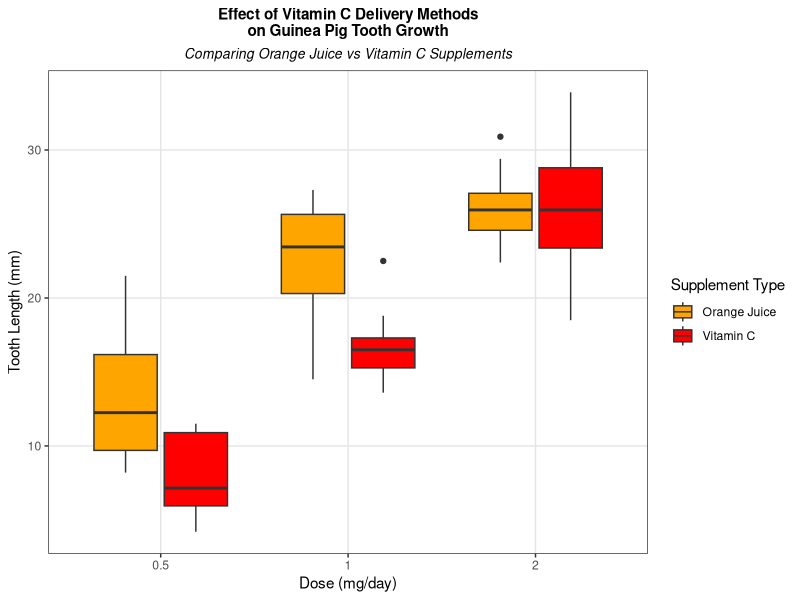

Source code (R):
# Load required libraries
library(ggplot2)

# Create the enhanced box plot with fixed title
ggplot(ToothGrowth, aes(x=factor(dose), y=len, fill=supp)) +
  geom_boxplot() +
  labs(title="Effect of Vitamin C Delivery Methods\non Guinea Pig Tooth Growth",
       subtitle="Comparing Orange Juice vs Vitamin C Supplements",
       x="Dose (mg/day)",
       y="Tooth Length (mm)",
       fill="Supplement Type") +
  scale_fill_manual(values=c("orange", "red"), 
                    labels=c("Orange Juice", "Vitamin C")) +
  theme_bw() +
  theme(
    plot.title = element_text(hjust = 0.5, face="bold", size=11),
    plot.subtitle = element_text(hjust = 0.5, face="italic", size=10),
    panel.grid.major = element_line(color = "grey90"),
    panel.grid.minor = element_blank()
  )
